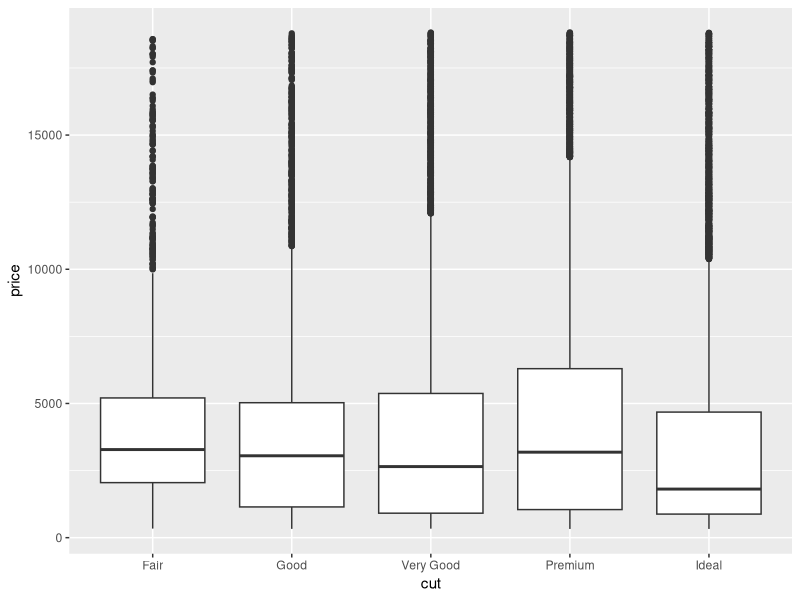
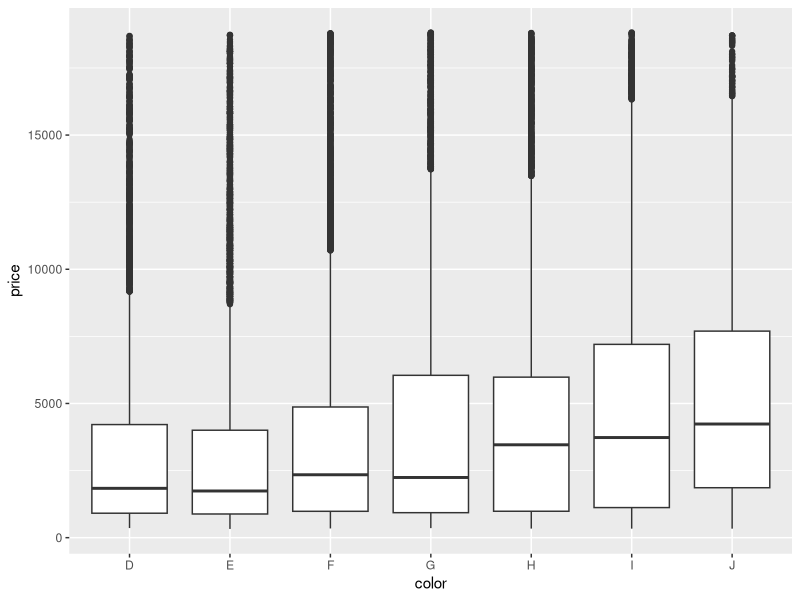
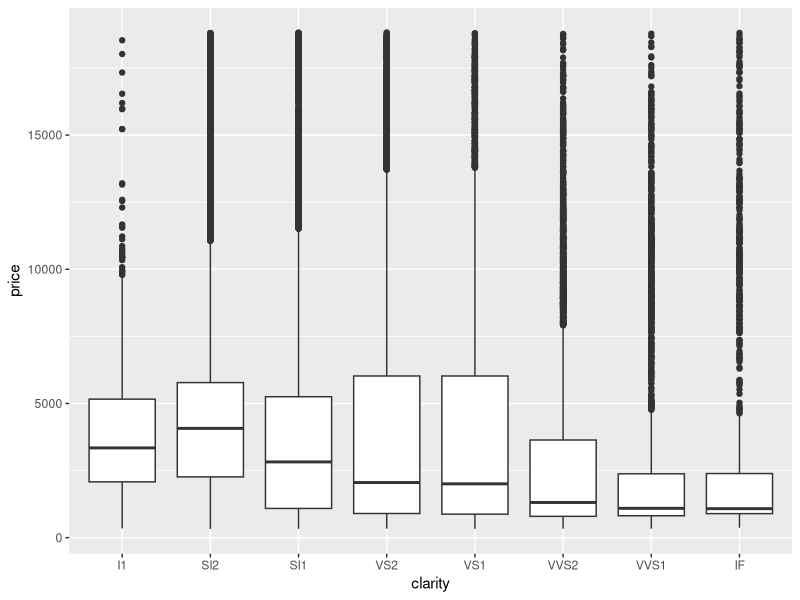
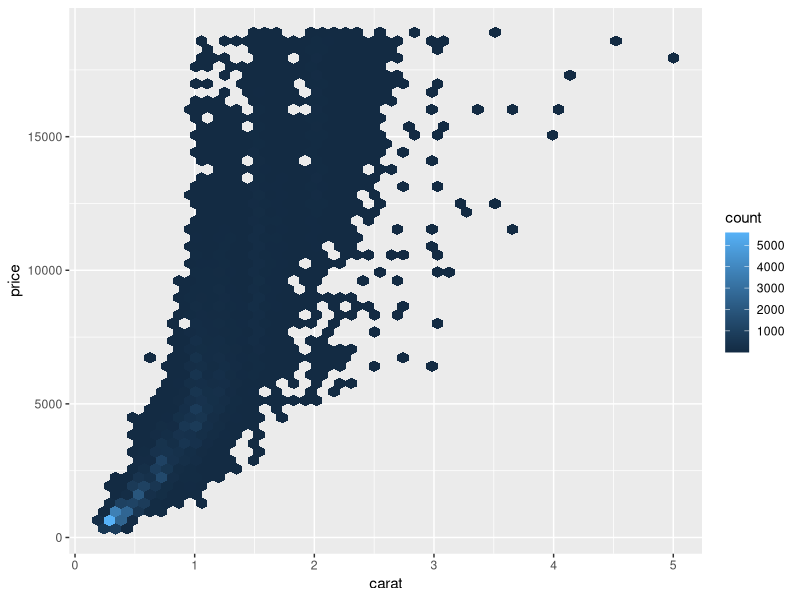
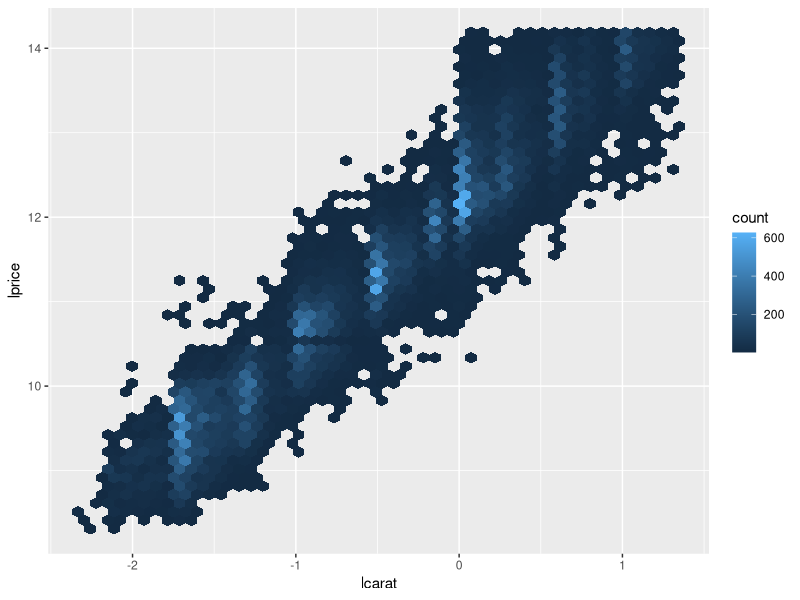
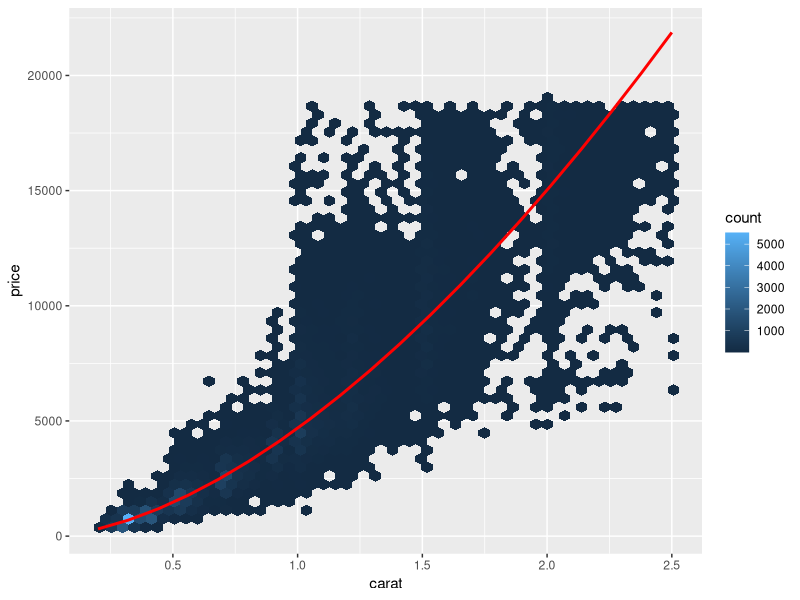
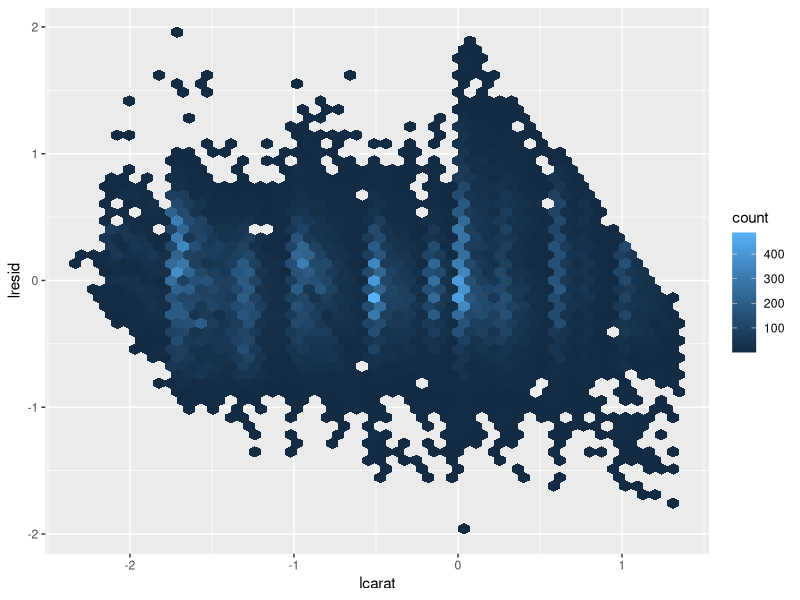
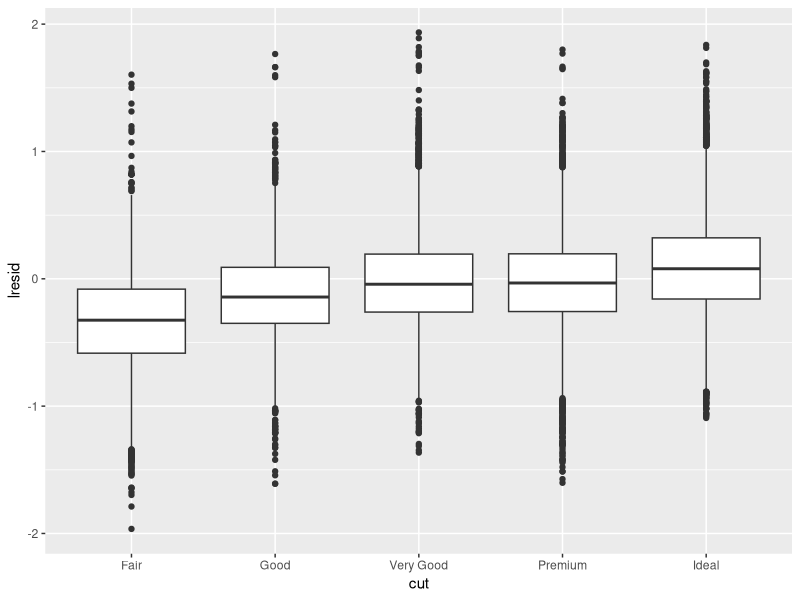

Write R code to recreate these figures, in order.
## ---- chunk 1
library(tidyverse)
library(modelr)
options(na.action = na.warn)
## ---- chunk 2
ggplot(diamonds, aes(cut, price)) + geom_boxplot()
## ---- chunk 3
ggplot(diamonds, aes(color, price)) + geom_boxplot()
## ---- chunk 4
ggplot(diamonds, aes(clarity, price)) + geom_boxplot()
## ---- chunk 5
ggplot(diamonds, aes(carat, price)) + 
  geom_hex(bins = 50)
## ---- chunk 6
diamonds2 <- diamonds %>% 
  filter(carat <= 2.5) %>% 
  mutate(lprice = log2(price), lcarat = log2(carat))
ggplot(diamonds2, aes(lcarat, lprice)) + 
  geom_hex(bins = 50)
## ---- chunk 7
mod_diamond <- lm(lprice ~ lcarat, data = diamonds2)
## ---- chunk 8
grid <- diamonds2 %>% 
  data_grid(carat = seq_range(carat, 20)) %>% 
  mutate(lcarat = log2(carat)) %>% 
  add_predictions(mod_diamond, "lprice") %>% 
  mutate(price = 2 ^ lprice)

ggplot(diamonds2, aes(carat, price)) + 
  geom_hex(bins = 50) + 
  geom_line(data = grid, colour = "red", size = 1)
## ---- chunk 9
diamonds2 <- diamonds2 %>% 
  add_residuals(mod_diamond, "lresid")

ggplot(diamonds2, aes(lcarat, lresid)) + 
  geom_hex(bins = 50)
## ---- chunk 10
ggplot(diamonds2, aes(cut, lresid)) + geom_boxplot()
ggplot(diamonds2, aes(color, lresid)) + geom_boxplot()
ggplot(diamonds2, aes(clarity, lresid)) + geom_boxplot()
## ---- chunk 11
mod_diamond2 <- lm(lprice ~ lcarat + color + cut + clarity, data = diamonds2)
## ---- chunk 12
grid <- diamonds2 %>% 
  data_grid(cut, .model = mod_diamond2) %>% 
  add_predictions(mod_diamond2)
grid

ggplot(grid, aes(cut, pred)) + 
  geom_point()
